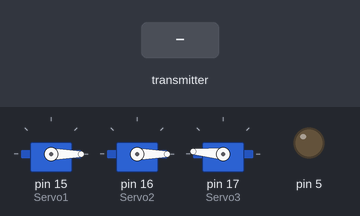
Bench run of a sketch on a simulated Arduino Uno, built with avr-gcc and run on an emulated ATmega328P. Parts: 3 × servo, output pins drawn as LEDs (lit = HIGH). The inputs (shaded band) are chosen by the test bench. No radio packets arrive unless stated.

Above: at 3.2 s.
3.3 s: the transmitter starts sending msg.0 = 1
At 4.0 s:
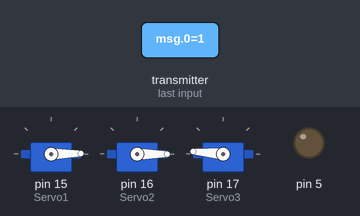
4.8 s: the transmitter starts sending msg.1 = 1
At 5.5 s:
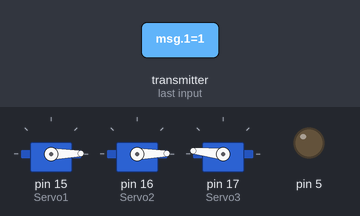
6.3 s: the transmitter starts sending msg.0 = 0
At 7.0 s:
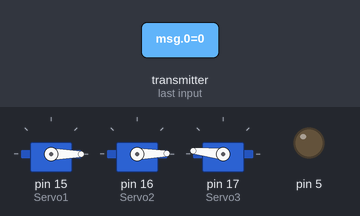
Timing chart, 0 to 9.3 s (numbered marks = the images above; inputs shaded):
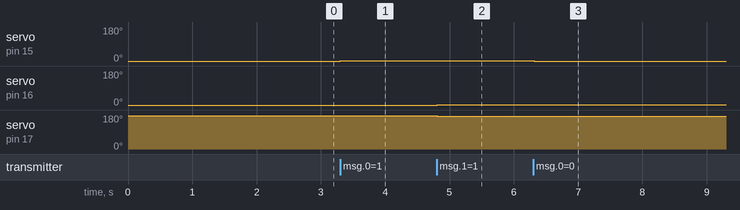

The sketch:

Rx.ino
```cpp
#include <Servo.h>        //SERVO LIBRARY
#include <SPI.h>
#include "RF24.h"         //NRF24L01 LIBRARY
#include <nRF24L01.h>


Servo Servo1;
Servo Servo2;
Servo Servo3;

RF24 radio(9,10);

const uint64_t pipe = 0xE8E8F0F0E1LL;       //NRF24L01 ADDRESS/PASSWORD

int msg[2];

void setup(){

  //DEFINE OUTPUTS

  pinMode(5, OUTPUT);
  Servo1.attach(15);                //A1
  Servo2.attach(16);                //A2
  Servo3.attach(17);                //A3


  //SERVO VALUES
  Servo1.write(0);                  //A1
  Servo2.write(0);                  //A2
  Servo3.write(175);                //A3
    delay(2000);

Serial.begin(9600);
radio.begin();
radio.openReadingPipe(1, pipe);
radio.startListening();

  }


void loop(){
  if (radio.available()){
    radio.read(msg, sizeof(msg));
    Servo1.write(msg[0]);                 //A1
    Servo2.write(msg[1]);                 //A2
    Servo3.write(175-msg[1]);             //A3
    delay(100);

    }
  }
```

Measured:
- after the input at 3.3 s, servo on pin 15 (Servo1): 0° → 1° at once
- after the input at 4.8 s, servo on pin 16 (Servo2): 0° → 1° at once; servo on pin 17 (Servo3): 175° → 174° at once
- after the input at 6.3 s, servo on pin 15 (Servo1): 1° → 0° at once
